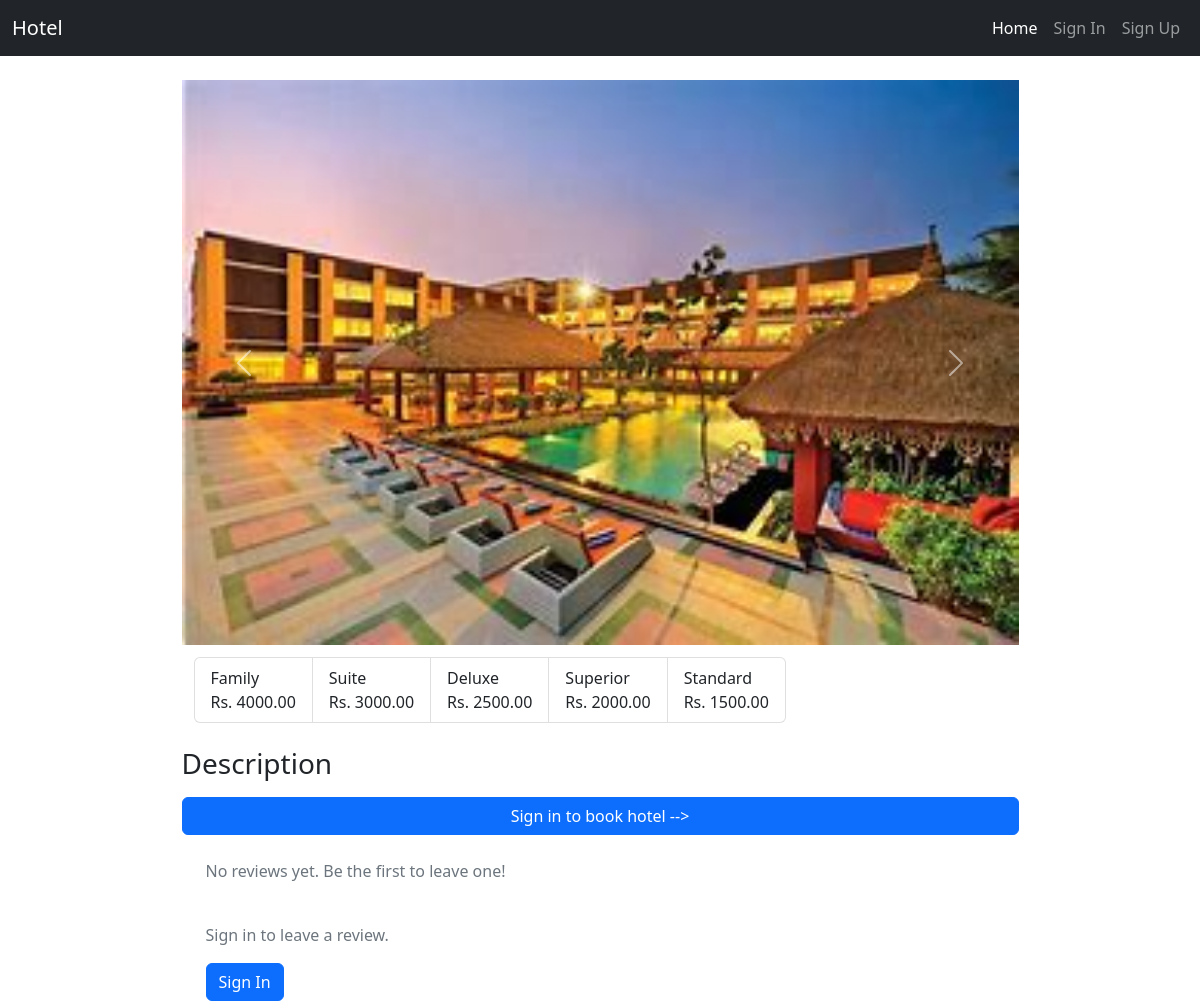
The page /hotel/36 on the database its author committed.
### home/models.py (models this page shows, shortened)
class HotelImages(models.Model):
    hotel= models.ForeignKey(Hotel ,related_name="images", on_delete=models.CASCADE)
    images = models.ImageField(upload_to="hotels")

class Room(models.Model):
    class RoomType(models.TextChoices):
        STANDARD = 'Standard'
        SUPERIOR = 'Superior'
        DELUXE = 'Deluxe'
        SUITE = 'Suite'
        FAMILY = 'Family'
    hotel = models.ForeignKey(Hotel, on_delete=models.CASCADE, related_name='rooms')
    amenities = models.ManyToManyField(Amenity, related_name='room', blank=True)  # Many-to-many relation to Amenity
    room_number = models.IntegerField(default=0)
    is_Booked = models.BooleanField(default=False)
    room_type = models.CharField(max_length=100, choices=RoomType.choices)
    price_per_night = models.DecimalField(decimal_places=2, max_digits=10 ,  validators=[MinValueValidator(Decimal('0.01'))])

### home/views.py (the view, shortened to what this page needs)
# urls.py: path('hotel/<id>',get_hotel,name='get_hotel'),
def get_hotel(request, id):
    hotel = get_object_or_404(Hotel, id=id)
    reviews = hotel.review.all()
    context = {'hotel': hotel}
    context['date'] = datetime.today().strftime('%Y-%m-%d')
    return render(request, 'home/hotel.html', context)

### home/templatetags/coustom_tags.py (called while the page is built)
@register.filter
def unique_room_types_with_prices(rooms):
    unique_rooms = {}
    for room in rooms:
        if room.room_type not in unique_rooms:
            unique_rooms[room.room_type] = room.price_per_night
    return list(unique_rooms.items())

### templates/home/hotel.html (shortened to what this page needs)
{% extends 'home/base.html' %}
{% load coustom_tags %}
{% block body %}
<div class=" container mt-4 ">
    <div id="carouselExampleControls" class="carousel slide w-75 m-auto" data-bs-ride="carousel">
        <div class="carousel-inner">
            {% for i in hotel.images.all %}
            <div class="carousel-item active">
                <img src="/media/{{i.images}}" class="d-block w-100" alt="...">
            </div>
            {% endfor %}
        </div>
        <button class="carousel-control-prev" type="button" data-bs-target="#carouselExampleControls"
            data-bs-slide="prev">
            <span class="carousel-control-prev-icon" ></span>
        </button>
        <button class="carousel-control-next type="button" data-bs-target="#carouselExampleControls"
            data-bs-slide="next">
            <span class="carousel-control-next-icon" aria-hidden="true"></span>
        </button>
    </div>
    <div class="container w-75 m-auto">
        <ul class="list-group list-group-horizontal">
            {% for room_type, price in hotel.rooms.all|unique_room_types_with_prices %}
            <li class="list-group-item mt-1 mr-1">
                {{ room_type|title }} <br> Rs. {{ price }}
            </li>
            {% endfor %}
        </ul>
    </div>
    <div class="mt-4 mb-4  w-75 m-auto">
        <div class="mt-4">
            <h3>Description</h3>
            {% if request.user.is_authenticated %}
            <div class="card">
                <div class="card-body">
                    <form method='POST'>
                        {% csrf_token %}
                        <label for="rtype" class="mt-3">
                            Package Type
                        </label>
                        <select name="roomType" class="form-control mt-1" id="roomType">
                            <option value="Deluxe" {% if room_type == 'Deluxe' %}selected{% endif %}>Deluxe</option>
                            <option value="Suite" {% if room_type == 'Suite' %}selected{% endif %}>Suite</option>
                            <option value="Family" {% if room_type == 'Family' %}selected{% endif %}>Family</option>
                            <option value="Executive" {% if room_type == 'Executive' %}selected{% endif %}>Standard</option>
                            <option value="Premium" {% if room_type == 'Premium' %}selected{% endif %}>Superior</option>
                        </select>
                        <label for="startDate" class='mt-2'>
                            Check In
                        </label>
                        <input type="date" name="startDate" class="form-control mt-1" id="startDate" name="startDate" min={{date}}
                        {% if startdate %}
                        value="{{startdate}}"
                        {% endif %}
                        >
                        <label for="endDate" class="mt-2">
                            Check Out
                        </label>
                        <input type="date" name="endDate" class="form-control mt-1" id="endDate" name="endDate" min={{date}}
                        {% if enddate %}
                        value="{{enddate}}"
                        {% endif %}
                        >
                        <div class='d-grid'>
                            <button class="btn mt-3 btn-primary" type='submit'>
                                Book Now
                            </button>
                        </div>
                    </form>
                </div>
            </div>
            {% else %}
            <div class="d-grid ">
                <a class="btn btn-primary" href="{% url 'signin' %}" type="button">Sign in to book hotel --> </a>
              </div>
            {% endif %}
        </div>
    </div>
    <div class=" row container w-75 m-auto mt-4">
        {% if hotel.review.exists %}
        <div class="col-md list-group">
            <h2 class="fw-bold">Reviews</h2>
            {% for review in hotel.review.all %}
            <div class="list-group-item">
                <div class="d-flex justify-content-between">
                    <h5 class="mb-1">{{ review.customer.user.username }}</h5>
                    <small class="text-muted">{{ review.date }}</small>
                </div>
                <p class="mb-1">{{ review.description }}</p>
                <small class="text-warning">
                    {% for i in "12345"|make_list %}
                        {% if i|add:0 <= review.rating %}
                            <i class="bi bi-star-fill"></i>
                        {% else %}
                            <i class="bi bi-star"></i>
                        {% endif %}
                    {% endfor %}
                </small>
            </div>
            {% endfor %}
        </div>
        {% else %}
        <p class="text-muted">No reviews yet. Be the first to leave one!</p>
        {% endif %}
         {% if request.user.is_authenticated %}
         <div class="col-md card mt-5">
             <div class="card-body">
                 <h5 class="card-title">Leave a Review</h5>
                 <form method="POST" action="{% url 'add_review' hotel.id %}">
                     {% csrf_token %}
                     <div class="mb-3">
                         <label for="rating" class="form-label">Rating</label>
                         <select name="rating" id="rating" class="form-control" required>
                             <option value="" disabled selected>Select Rating</option>
                             <option value="1">1 Star</option>
                             <option value="2">2 Stars</option>
                             <option value="3">3 Stars</option>
                             <option value="4">4 Stars</option>
                             <option value="5">5 Stars</option>
                         </select>
                     </div>
                     <div class="mb-3">
                         <label for="description" class="form-label">Review</label>
                         <textarea name="description" id="description" class="form-control" rows="3" placeholder="Write your review..." required></textarea>
                     </div>
                     <div class="d-grid">
                         <button type="submit" class="btn btn-primary">Submit Review</button>
                     </div>
                 </form>
             </div>
         </div>
         {% else %}
         <div class="mt-4">
             <p class="text-muted">Sign in to leave a review.</p>
             <a href="{% url 'signin' %}" class="btn btn-primary">Sign In</a>
         </div>
         {% endif %}
    </div>
</div>
{% endblock body %}

### templates/home/hotel.html (style rules this page uses)
.list-group { list-style-type: disc !important; }

### rows shown on the page
HotelImages: images (picture)
Room: rooms "Family", rooms "4000.00"
Room: rooms "Suite", rooms "3000.00"
Room: rooms "Deluxe", rooms "2500.00"
Room: rooms "Superior", rooms "2000.00"
Room: rooms "Standard", rooms "1500.00"
